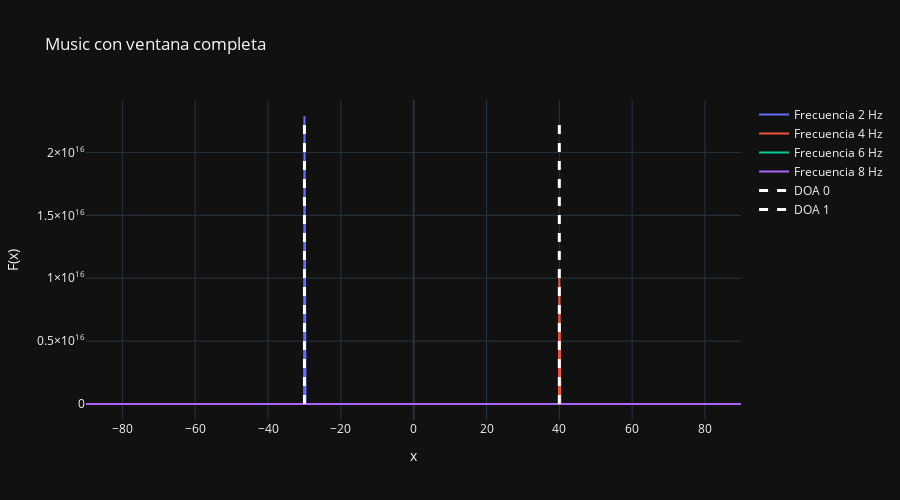

The cell this chart's notebook holds for it:
### Code cell
def music_plot(angles,freq_array,music_spectrum,this_ws,DOAS,titulo='Music con ventana completa'):
    
    traces=[go.Scatter(x=angles,y=music_spectrum[i,:],mode='lines',name=f'Frecuencia {int(freq_array[wi])} Hz') for i,wi in enumerate(this_ws)]
    fig=go.Figure()
    [fig.add_trace(trace) for trace in traces]
    fig.update_layout(
        title=f'{titulo}',xaxis_title='x', yaxis_title='F(x)',
        height=500, width=900, template='plotly_dark'
    )
    for i,doa in enumerate(DOAS):
        fig.add_scatter(x=[doa,doa],y=[0,music_spectrum[:,:].max()],name=f'DOA {i}',mode='lines',line_color='white',line_dash='dash',line_width=3)
        pass
    fig.show()
    return

music_plot(angles,freq_array,music_spectrum,this_ws,DOAS=DOAS)

### Figure 1 — Plotly figure (JSON) as saved in the notebook; plotly's stock layout.template omitted (floating-point values rounded to 4 significant figures; data arrays with more than 128 entries replaced by an {"elided": "..."} marker saying what was removed)
{"data": [{"mode": "lines", "name": "Frecuencia 2 Hz", "type": "scatter", "x": {"elided": "1800 float values"}, "y": {"elided": "1800 float values"}}, {"mode": "lines", "name": "Frecuencia 4 Hz", "type": "scatter", "x": {"elided": "1800 float values"}, "y": {"elided": "1800 float values"}}, {"mode": "lines", "name": "Frecuencia 6 Hz", "type": "scatter", "x": {"elided": "1800 float values"}, "y": {"elided": "1800 float values"}}, {"mode": "lines", "name": "Frecuencia 8 Hz", "type": "scatter", "x": {"elided": "1800 float values"}, "y": {"elided": "1800 float values"}}, {"line": {"color": "white", "dash": "dash", "width": 3}, "mode": "lines", "name": "DOA 0", "type": "scatter", "x": [-30, -30], "y": [0, 22897851902854920]}, {"line": {"color": "white", "dash": "dash", "width": 3}, "mode": "lines", "name": "DOA 1", "type": "scatter", "x": [40, 40], "y": [0, 22897851902854920]}], "layout": {"height": 500, "title": {"text": "Music con ventana completa"}, "width": 900, "xaxis": {"title": {"text": "x"}}, "yaxis": {"title": {"text": "F(x)"}}}}
